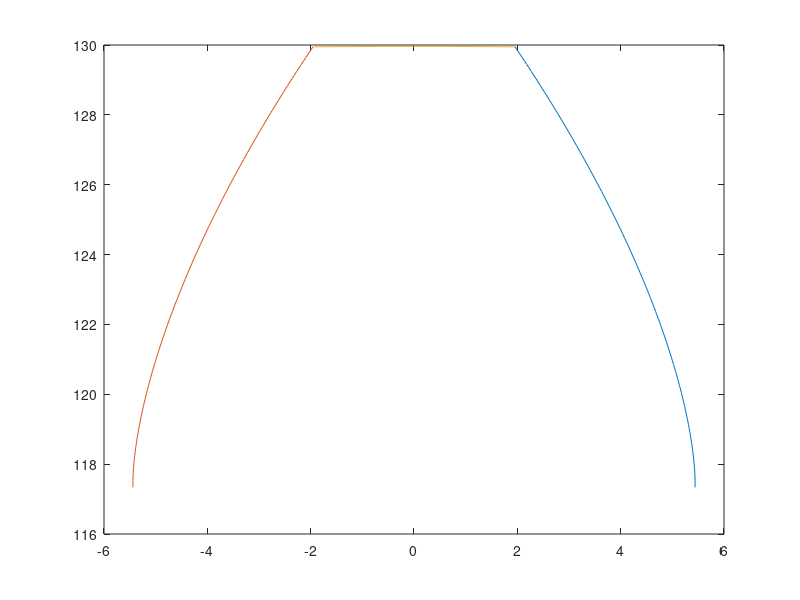

The MATLAB source for this figure: (Note: this script raises an error after producing the figure.)
%Drawing Chamfered gear
m_n=5
z=50
alpha_n=20*pi/180
x_coef=0
h_aP_coef=1+x_coef
h_fP_coef=1.25+x_coef
k=0
b=5
r_p=(m_n*z)/2
r_b=r_p*cos(alpha_n)
r_a= z*m_n/2 + m_n*(h_aP_coef + x_coef + k);
r_f= z*m_n/2 - m_n*(h_fP_coef - x_coef)
r_y=r_b:0.1:r_a
alpha_y=acos(r_b./r_y)
%gear profile involute curve  
x=r_y.*sin(((pi/(2.*z))+(tan(alpha_n)-alpha_n)-tan(alpha_y)+alpha_y))+(2*x_coef*tan(alpha_n)*m_n)
y=r_y.*cos(((pi/(2.*z))+(tan(alpha_n)-alpha_n)-tan(alpha_y)+alpha_y))+(2*x_coef*tan(alpha_n)*m_n)
plot(x,y)
hold on
%opposite side of gear profile
mirror=[flip(-x); flip(y)]
plot(mirror(1,:),mirror(2,:))
% Top side gear profile
x_a=x(1,end);
y_a=y(1,end);
theta=atan(x_a./y_a);
r=sqrt((x(1,end))^2+(y(1,end))^2)
t=theta:-0.01:-theta
x_t=r.*sin(t)
y_t=r.*cos(t)
plot(x_t,y_t)
% bottom land gear profile and application of fillet radius
dy = cos(((pi/(2.*z))+(tan(alpha_n)-alpha_n)-tan(alpha_y)+alpha_y))
dx = sin(((pi/(2.*z))+(tan(alpha_n)-alpha_n)-tan(alpha_y)+alpha_y))
r_c=abs(r_f-r_b)
k = dy/dx
theta_f = atan(-(1/k))
x_start = x(1,1)
y_start = y(1,1)
X_c = x_start + (r_c*cos(theta_f))
Y_c = y_start + (r_c*sin(theta_f))
x_f = linspace(x_start,X_c,150)
%eqn of a circle: (x-a)^2 + (y-b)^2 = r^2
y_f = Y_c - (sqrt(r_c^2 - (x_f-X_c).^2))
 y_f(1,1) = y_start
plot(x_f,y_f,"G")
plot(flip(-x_f),flip(y_f),"G")
a=[flip(x_f),x,mirror(1,:),-x_f]
s=[flip(y_f),y,mirror(2,:),y_f]
[x_tooth, y_tooth]=xy(a,s)
% chamfer parametrs
delta_a= 35*pi/180;
a_ch= +1;
d_ch_flat= 2*r_f-3 ;
d_ch_down= 2*r_f-1 ;
r_e= 1.2;
% convert diameter into radius
r_ch_flat= d_ch_flat/2;
r_ch_down= d_ch_down/2;
% Insert the point for d_ch_down
n_ch_down= find(r_ch_down < sqrt(x_tooth.^2 + y_tooth.^2),1,'first');
[x_tooth, y_tooth]= xy_ch_down(x_tooth, y_tooth, r_ch_down, n_ch_down);
% Add point end to the chamfer at tip diameter
n_ch_a= find(x_tooth < 0,1,'first');
x_tooth= [x_tooth(1:n_ch_a-1),a_ch,x_tooth(n_ch_a:end)];
y_tooth= [y_tooth(1:n_ch_a-1),sqrt(r_a^2 - a_ch^2),y_tooth(n_ch_a:end)];
% Convert profile into vertices two profiles on 0 and -b height
V_tooth= [x_tooth',y_tooth', zeros(size(x_tooth')); ...
          x_tooth',y_tooth', -b.*ones(size(x_tooth')) ];
% Change vertices in flat chamfer area     
V_tooth(n_ch_down:n_ch_a-1,3)= -tan(delta_a)*(V_tooth(n_ch_down:n_ch_a-1,1)-a_ch);
% Make faces for periphery
ns_top= 1:size(x_tooth');
ns_bottom= size(x_tooth')+1:size(V_tooth,1);
F_periphery= [ns_bottom(1:end-1)',ns_bottom(2:end)',ns_top(2:end)',ns_top(1:end-1)'];
% Add point ch_flat to vertices
p_ch_flat= [a_ch, sqrt(r_ch_flat^2 - a_ch^2), 0];
V_tooth= [V_tooth;p_ch_flat];
n_ch_flat= size(V_tooth,1);
% make flat chamfer face
F_ch_flat= [n_ch_down:n_ch_a,n_ch_flat];
p_ch_down= V_tooth(n_ch_down,:);
% Move and rotate the vertices so that the line from p_ch_flat to p_ch_down
% is in line with the y-axis!
V_tooth= V_tooth - p_ch_flat;
V_tooth= Mult_homoMat(makehgtform('yrotate',-delta_a), V_tooth);
phi_z= atan2(V_tooth(n_ch_down,1),V_tooth(n_ch_down,2));
V_tooth= Mult_homoMat(makehgtform('zrotate', phi_z), V_tooth);
V_tooth(:,3)= V_tooth(:,3)- r_e;
% rotate the vector [0,0,1] z-axis with the roation on the vertices
vec001= Mult_homoMat(makehgtform('zrotate', phi_z)* ...
                     makehgtform('yrotate',-delta_a), [0,0,1]);
% calulation of the intersection between cylinder by r_e and perphery
ns_corner_down=[];
for n=n_ch_down:-1:1
    [p_out,intersec]= Cylinder2line(r_e, V_tooth(n,:), vec001);
    if intersec==true
       V_tooth(n,:)= p_out;
       ns_corner_down= [ns_corner_down,n];
    end
end
% Move and rotate the vertices back into initial state
V_tooth(:,3)= V_tooth(:,3)+ r_e;
V_tooth= Mult_homoMat(makehgtform('zrotate', -phi_z), V_tooth);
V_tooth= Mult_homoMat(makehgtform('yrotate', delta_a), V_tooth);
V_tooth= V_tooth + p_ch_flat;
% Calculate the intesection of the cylinder r_e with x/y plane
v_ch_flat2ch_down= p_ch_flat-p_ch_down;
ns_corner_top= [1:length(ns_corner_down)]+ size(V_tooth,1);
V_tooth= [V_tooth;-V_tooth(ns_corner_down,3)/v_ch_flat2ch_down(3).*ones(size(ns_corner_down))'*v_ch_flat2ch_down + V_tooth(ns_corner_down,:)]
% make the faces
F_corner= [ns_corner_down(1:end-1)',ns_corner_top(1:end-1)',ns_corner_top(2:end)',ns_corner_down(2:end)'];
F_triangle=[ns_corner_down(end),ns_corner_top(end),ns_corner_down(end)-1];
F_2D=[1:ns_corner_down(end)-1,flip(ns_corner_top),n_ch_a:ns_top(1,end)]
gear=[]
clf
axis equal
for i=0:2*pi/z:2*pi
    V_tooth_temp=makehgtform("zrotate",i)*[V_tooth';ones(1,length(V_tooth))]
    V_tooth_rotated=[V_tooth_temp(1,:)', V_tooth_temp(2,:)' V_tooth_temp(3,:)']
    V_tooth_b=makehgtform("zrotate",i)*[a;s;-b.*ones(1,length(a));ones(1,length(a))]
    g1=patch('Vertices',V_tooth_rotated,'Faces',F_ch_flat,'FaceColor','Yellow')
    g2=patch('Vertices',V_tooth_rotated,'Faces',F_corner,'FaceColor','Yellow')
    g3=patch('Vertices',V_tooth_rotated,'Faces',F_triangle,'FaceColor','yellow')
    g4=patch('Vertices',V_tooth_rotated,'Faces',F_periphery,'FaceColor',[0.7,0.7,0.7])
    g5=patch('Vertices',V_tooth_rotated,'Faces',F_2D,'FaceColor','blue')
    g6=patch(V_tooth_b(1,:),V_tooth_b(2,:),V_tooth_b(3,:),'Yellow')
    hold on
    plot3(V_tooth(:,1),V_tooth(:,2),V_tooth(:,3))
    concat_gear=[g1;g2;g3;g4;g5;g6]
    gear=[gear;concat_gear]
end
hold on

r_root=sqrt((x_f(1,end))^2+(y_f(1,end))^2)
t_root=0:0.01:2*pi
x_b=r_root.*sin(t_root)
y_b=r_root.*cos(t_root)
plot(x_b,y_b,'green')
z_b=horzcat(zeros(1,length(x_b)),-b.*ones(1,length(x_b)))
g7=patch(x_b,y_b,zeros(1,length(x_b)),'green')
g8=patch(x_b,y_b,-b.*ones(1,length(x_b)),'green')
g9=patch([x_b,x_b],[flip(y_b),y_b],z_b,'green')
view(3)


xlim([-200 200])
ylim([-200 200])
zlim([-10 10])

function [x_tooth, y_tooth]= xy_ch_down(x_tooth, y_tooth, r_ch_down, n_ch_down)
% Calculates with a 4 point cubic spline the point p_ch_down
% add the point p_ch_down to the profile
   [phi_tooth,r_tooth]= cart2pol(x_tooth(n_ch_down-2:n_ch_down+1),y_tooth(n_ch_down-2:n_ch_down+1));
   phi_ch_down=spline(r_tooth, phi_tooth, r_ch_down);
   x_tooth= [x_tooth(1:n_ch_down-1),r_ch_down*cos(phi_ch_down),x_tooth(n_ch_down:end)];
   y_tooth= [y_tooth(1:n_ch_down-1),r_ch_down*sin(phi_ch_down),y_tooth(n_ch_down:end)];
end
function V= Mult_homoMat(M,V)
% Matrix multiplication on [4x4] with Vextor area [nx3]
   V= (M * [V,ones(size(V(:,1)))]')';
   V= V(:,1:3);
end
function [p_out,intersec]= Cylinder2line(r_e, p_in, vec)
   % Calculate the insection of a line given by a point of the line
   % and the direction of the line with
   % a cylinder with r_e around the Y-axis
   a_x= p_in(1); a_z= p_in(3);
   n_x= vec(1);  n_z= vec(3);
   tmp= (- a_x^2*n_z^2 + 2*a_x*a_z*n_x*n_z - a_z^2*n_x^2 + n_x^2*r_e^2 + n_z^2*r_e^2);
   if tmp < 0
      intersec= false; p_out=[NaN,NaN,NaN];
   else
      intersec= true;
      l= -(a_x*n_x + a_z*n_z + sqrt(tmp))/(n_x^2 + n_z^2);
      p_out= l*vec + p_in;
   end
end
function [x_tooth, y_tooth]= xy(a,s)
% Calculates with a 4 point cubic spline the point p_ch_down
% add the point p_ch_down to the profile
   %[phi_tooth,r_tooth]= cart2pol(x_tooth(n_ch_down-2:n_ch_down+1),y_tooth(n_ch_down-2:n_ch_down+1));
   %phi_ch_down=spline(r_tooth, phi_tooth, r_ch_down);
   x_tooth=a;
   y_tooth=s;
end
